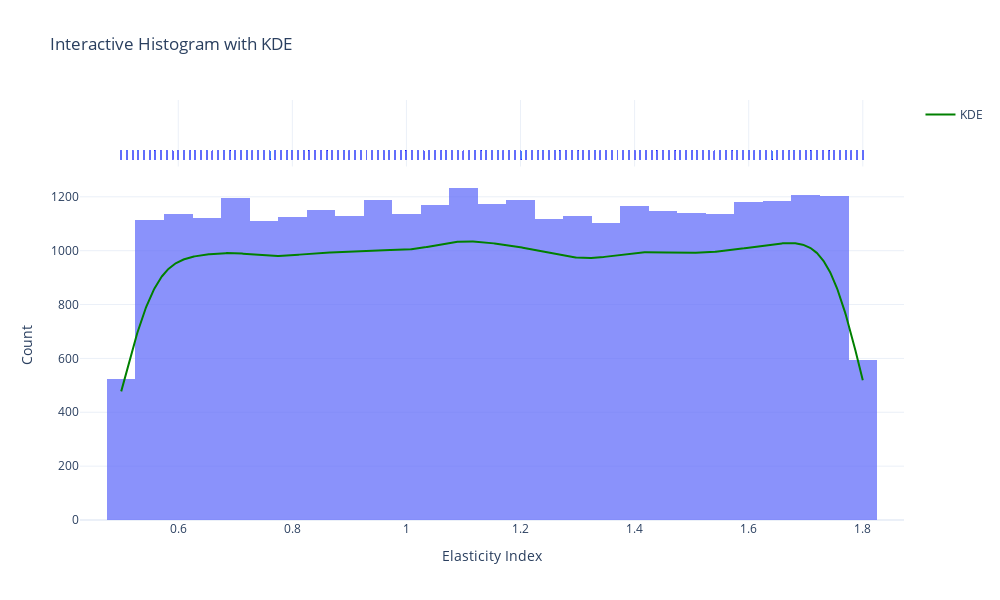

This figure's notebook cell:
### Code cell
import plotly.express as px
import plotly.graph_objects as go
from scipy.stats import gaussian_kde
import numpy as np

# 1. Create the base Histogram with Plotly Express
fig = px.histogram(
    df,
    x='Elasticity Index',
    title='Interactive Histogram with KDE',
    marginal='rug', # Optional: adds rug plot on top
    nbins=30,       # Adjust number of bins as needed
    opacity=0.75,
    color_discrete_sequence=['#636efa'] # Default blue
)

# 2. Calculate and Add the KDE (Density Curve)
data = df['Elasticity Index'].dropna()
kde = gaussian_kde(data)
x_grid = np.linspace(data.min(), data.max(), 1000)
y_density = kde(x_grid)

# Normalize density to match histogram scale
# Multiplying by total data points * bin width to match density histogram
bin_width = (data.max() - data.min()) / 30 
y_normalized = y_density * len(data) * bin_width

fig.add_trace(
    go.Scatter(
        x=x_grid, 
        y=y_normalized, 
        mode='lines', 
        name='KDE',
        line=dict(color='green', width=2)
    )
)

# 3. Update Layout for styling
fig.update_layout(
    xaxis_title='Elasticity Index',
    yaxis_title='Count',
    template='plotly_white',
    width=1000,
    height=600
)

# Show the plot
fig.show()

### Figure 1 — Plotly figure (JSON) as saved in the notebook; plotly's stock layout.template omitted (floating-point values rounded to 4 significant figures; data arrays with more than 128 entries replaced by an {"elided": "..."} marker saying what was removed)
{"data": [{"bingroup": "x", "hovertemplate": "Elasticity Index=%{x}<br>count=%{y}<extra></extra>", "legendgroup": "", "marker": {"color": "#636efa", "opacity": 0.75, "pattern": {"shape": ""}}, "name": "", "nbinsx": 30, "orientation": "v", "showlegend": false, "type": "histogram", "x": {"elided": "30000 float values"}, "xaxis": "x", "yaxis": "y"}, {"boxpoints": "all", "fillcolor": "rgba(255,255,255,0)", "hoveron": "points", "hovertemplate": "Elasticity Index=%{x}<extra></extra>", "jitter": 0, "legendgroup": "", "line": {"color": "rgba(255,255,255,0)"}, "marker": {"color": "#636efa", "symbol": "line-ns-open"}, "name": "", "showlegend": false, "type": "box", "x": {"elided": "30000 float values"}, "xaxis": "x2", "yaxis": "y2"}, {"line": {"color": "green", "width": 2}, "mode": "lines", "name": "KDE", "type": "scatter", "x": {"elided": "1000 float values"}, "y": {"elided": "1000 float values"}}], "layout": {"barmode": "relative", "height": 600, "legend": {"tracegroupgap": 0}, "title": {"text": "Interactive Histogram with KDE"}, "width": 1000, "xaxis": {"anchor": "y", "domain": [0, 1], "title": {"text": "Elasticity Index"}}, "xaxis2": {"anchor": "y2", "domain": [0, 1], "matches": "x", "showgrid": true, "showticklabels": false}, "yaxis": {"anchor": "x", "domain": [0, 0.8316], "title": {"text": "Count"}}, "yaxis2": {"anchor": "x2", "domain": [0.8416, 1], "matches": "y2", "showgrid": false, "showline": false, "showticklabels": false, "ticks": ""}}}
